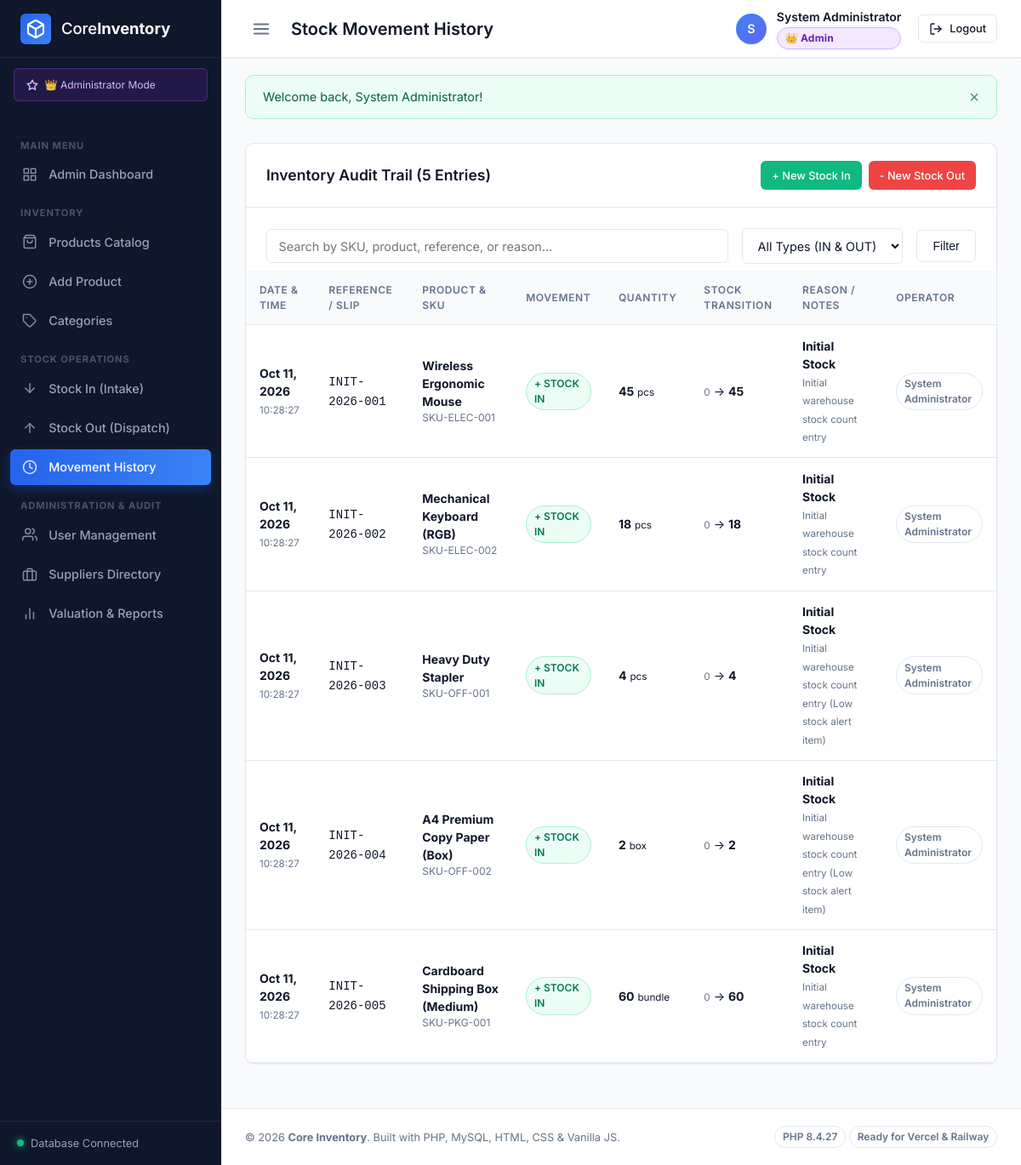
Screenshot of /pages/stock-history.php (signed in) with the database file from the repository.
### tables this page shows
CREATE TABLE `stock_transactions` (
    `id` INT UNSIGNED NOT NULL AUTO_INCREMENT,
    `product_id` INT UNSIGNED NOT NULL,
    `user_id` INT UNSIGNED NULL,
    `type` ENUM('IN', 'OUT') NOT NULL,
    `quantity` INT NOT NULL,
    `balance_before` INT NOT NULL,
    `balance_after` INT NOT NULL,
    `reason` VARCHAR(100) NOT NULL DEFAULT 'Restock',
    `reference_no` VARCHAR(100) NULL,
    `notes` TEXT NULL,
    `created_at` DATETIME NOT NULL DEFAULT CURRENT_TIMESTAMP,
    PRIMARY KEY (`id`),
    KEY `idx_stock_product` (`product_id`),
    KEY `idx_stock_user` (`user_id`),
    KEY `idx_stock_type` (`type`),
    KEY `idx_stock_created` (`created_at`),
    CONSTRAINT `fk_stock_product` FOREIGN KEY (`product_id`)
        REFERENCES `products` (`id`) ON DELETE CASCADE ON UPDATE CASCADE,
    CONSTRAINT `fk_stock_user` FOREIGN KEY (`user_id`)
        REFERENCES `users` (`id`) ON DELETE SET NULL ON UPDATE CASCADE
);

CREATE TABLE `products` (
    `id` INT UNSIGNED NOT NULL AUTO_INCREMENT,
    `sku` VARCHAR(50) NOT NULL,
    `name` VARCHAR(150) NOT NULL,
    `description` TEXT NULL,
    `category_id` INT UNSIGNED NULL,
    `supplier_id` INT UNSIGNED NULL,
    `cost_price` DECIMAL(10, 2) NOT NULL DEFAULT 0.00,
    `unit_price` DECIMAL(10, 2) NOT NULL DEFAULT 0.00,
    `quantity` INT NOT NULL DEFAULT 0,
    `min_threshold` INT NOT NULL DEFAULT 5,
    `unit_of_measure` VARCHAR(30) NOT NULL DEFAULT 'pcs',
    `created_at` DATETIME NOT NULL DEFAULT CURRENT_TIMESTAMP,
    `updated_at` DATETIME NOT NULL DEFAULT CURRENT_TIMESTAMP ON UPDATE CURRENT_TIMESTAMP,
    PRIMARY KEY (`id`),
    UNIQUE KEY `uk_products_sku` (`sku`),
    KEY `idx_products_category` (`category_id`),
    KEY `idx_products_supplier` (`supplier_id`),
    CONSTRAINT `fk_products_category` FOREIGN KEY (`category_id`)
        REFERENCES `categories` (`id`) ON DELETE SET NULL ON UPDATE CASCADE,
    CONSTRAINT `fk_products_supplier` FOREIGN KEY (`supplier_id`)
        REFERENCES `suppliers` (`id`) ON DELETE SET NULL ON UPDATE CASCADE
);

CREATE TABLE `users` (
    `id` INT UNSIGNED NOT NULL AUTO_INCREMENT,
    `full_name` VARCHAR(100) NOT NULL,
    `username` VARCHAR(50) NOT NULL,
    `email` VARCHAR(100) NOT NULL,
    `password_hash` VARCHAR(255) NOT NULL,
    `role` ENUM('admin', 'staff') NOT NULL DEFAULT 'staff',
    `status` ENUM('active', 'inactive') NOT NULL DEFAULT 'active',
    `created_at` DATETIME NOT NULL DEFAULT CURRENT_TIMESTAMP,
    `updated_at` DATETIME NOT NULL DEFAULT CURRENT_TIMESTAMP ON UPDATE CURRENT_TIMESTAMP,
    PRIMARY KEY (`id`),
    UNIQUE KEY `uk_users_username` (`username`),
    UNIQUE KEY `uk_users_email` (`email`)
);

### config/config.php (called while the page is built, shortened)
<?php
function url(string $path = ''): string {
    $trimmedPath = ltrim($path, '/');
    if (empty(BASE_URL)) {
        return '/' . $trimmedPath;
    }
    return rtrim(BASE_URL, '/') . '/' . $trimmedPath;
}

### pages/stock-history.php (the view, shortened to what this page needs)
<?php
require_once __DIR__ . '/../includes/header.php';
$search     = trim($_GET['search'] ?? '');
$query = "SELECT st.*, p.name AS product_name, p.sku, p.unit_of_measure, u.full_name AS user_name
          FROM stock_transactions st
          JOIN products p ON st.product_id = p.id
          LEFT JOIN users u ON st.user_id = u.id
          WHERE 1=1";
$params = [];
$query .= " ORDER BY st.created_at DESC LIMIT 100";
$stmt = $pdo->prepare($query);
$stmt->execute($params);
$transactions = $stmt->fetchAll();
?>
<div class="card">
    <div class="card-header">
        <h2 class="card-title">Inventory Audit Trail (<?= count($transactions) ?> Entries)</h2>
        <div style="display: flex; gap: 0.5rem;">
            <a href="<?= url('pages/stock-in.php') ?>" class="btn btn-sm btn-success">+ New Stock In</a>
            <a href="<?= url('pages/stock-out.php') ?>" class="btn btn-sm btn-danger">- New Stock Out</a>
        </div>
    </div>
    <div class="card-body" style="padding-bottom: 0.5rem;">
        <form method="GET" action="<?= url('pages/stock-history.php') ?>" style="display: flex; gap: 1rem; flex-wrap: wrap; align-items: center;">
            <div style="flex: 1; min-width: 250px;">
                <input type="text" name="search" class="form-control" placeholder="Search by SKU, product, reference, or reason..." value="<?= htmlspecialchars($search) ?>">
            </div>
            <select name="type" class="form-control" style="width: auto; min-width: 150px;" onchange="this.form.submit();">
                <option value="">All Types (IN & OUT)</option>
            </select>
            <button type="submit" class="btn btn-outline">Filter</button>
        </form>
    </div>
    <div class="card-body" style="padding: 0;">
        <div class="table-responsive">
            <table class="table">
                <thead>
                    <tr>
                        <th>Date & Time</th>
                        <th>Reference / Slip</th>
                        <th>Product & SKU</th>
                        <th>Movement</th>
                        <th>Quantity</th>
                        <th>Stock Transition</th>
                        <th>Reason / Notes</th>
                        <th>Operator</th>
                    </tr>
                </thead>
                <tbody>
                    <?php if (empty($transactions)): ?>
                        <tr>
                            <td colspan="8" style="text-align: center; padding: 2.5rem; color: var(--text-muted);">
                                No movement transactions matching your filters.
                            </td>
                        </tr>
                    <?php else: ?>
                        <?php foreach ($transactions as $t): ?>
                            <tr>
                                <td>
                                    <div><strong><?= date('M d, Y', strtotime($t['created_at'])) ?></strong></div>
                                    <small style="color: var(--text-muted);"><?= date('H:i:s', strtotime($t['created_at'])) ?></small>
                                </td>
                                <td>
                                    <code><?= htmlspecialchars($t['reference_no'] ?: 'N/A') ?></code>
                                </td>
                                <td>
                                    <strong><?= htmlspecialchars($t['product_name']) ?></strong>
                                    <div style="font-size: 0.75rem; color: var(--text-muted);"><?= htmlspecialchars($t['sku']) ?></div>
                                </td>
                                <td>
                                    <span class="badge <?= $t['type'] === 'IN' ? 'badge-movement-in' : 'badge-movement-out' ?>">
                                        <?= $t['type'] === 'IN' ? '+ STOCK IN' : '- STOCK OUT' ?>
                                    </span>
                                </td>
                                <td>
                                    <strong><?= number_format($t['quantity']) ?></strong>
                                    <small><?= htmlspecialchars($t['unit_of_measure']) ?></small>
                                </td>
                                <td>
                                    <small style="color: var(--text-muted);"><?= $t['balance_before'] ?></small>
                                    &rarr;
                                    <strong><?= $t['balance_after'] ?></strong>
                                </td>
                                <td>
                                    <div><strong><?= htmlspecialchars($t['reason']) ?></strong></div>
                                    <?php if (!empty($t['notes'])): ?>
                                        <small style="color: var(--text-muted);"><?= htmlspecialchars($t['notes']) ?></small>
                                    <?php endif; ?>
                                </td>
                                <td>
                                    <span class="badge badge-outline"><?= htmlspecialchars($t['user_name'] ?? 'System') ?></span>
                                </td>
                            </tr>
                        <?php endforeach; ?>
                    <?php endif; ?>
                </tbody>
            </table>
        </div>
    </div>
</div>
<?php require_once __DIR__ . '/../includes/footer.php'; ?>

### assets/css/style.css (style rules this page uses)
:root { --primary: #2563eb; --primary-hover: #1d4ed8; --primary-light: #eff6ff; --secondary: #64748b; --secondary-hover: #475569; --secondary-light: #f1f5f9; --success: #10b981; --success-light: #ecfdf5; --warning: #f59e0b; --warning-light: #fffbeb; --danger: #ef4444; --danger-light: #fef2f2; --info: #06b6d4; --info-light: #ecfeff; --bg-main: #f8fafc; --bg-card: #ffffff; --bg-sidebar: #0f172a; --bg-sidebar-hover: #1e293b; --text-main: #0f172a; --text-muted: #64748b; --text-sidebar: #94a3b8; --text-sidebar-active: #ffffff; --border-color: #e2e8f0; --border-sidebar: #1e293b; --radius-sm: 6px; --radius-md: 10px; --radius-lg: 14px; --radius-full: 9999px; --shadow-sm: 0 1px 2px 0 rgba(0, 0, 0, 0.05); --shadow-md: 0 4px 6px -1px rgba(0, 0, 0, 0.07), 0 2px 4px -2px rgba(0, 0, 0, 0.05); --shadow-lg: 0 10px 15px -3px rgba(0, 0, 0, 0.08), 0 4px 6px -4px rgba(0, 0, 0, 0.05); --font-sans: 'Inter', -apple-system, BlinkMacSystemFont, 'Segoe UI', Roboto, sans-serif; --sidebar-width: 260px; --sidebar-collapsed-width: 70px; --navbar-height: 68px; --transition: all 0.25s cubic-bezier(0.4, 0, 0.2, 1); }
*, *::before, *::after { box-sizing: border-box; margin: 0; padding: 0; }
body { font-family: var(--font-sans); background-color: var(--bg-main); color: var(--text-main); line-height: 1.5; -webkit-font-smoothing: antialiased; }
a { color: var(--primary); text-decoration: none; transition: var(--transition); }
.btn { display: inline-flex; align-items: center; justify-content: center; gap: 0.5rem; padding: 0.6rem 1.15rem; font-size: 0.875rem; font-weight: 500; border-radius: var(--radius-sm); border: 1px solid transparent; cursor: pointer; transition: var(--transition); }
.btn-success { background-color: var(--success); color: white; }
.btn-danger { background-color: var(--danger); color: white; }
.btn-outline { background-color: transparent; border-color: var(--border-color); color: var(--text-main); }
.btn-sm { padding: 0.4rem 0.75rem; font-size: 0.8rem; }
.badge { display: inline-flex; align-items: center; padding: 0.2rem 0.55rem; font-size: 0.75rem; font-weight: 600; border-radius: var(--radius-full); }
.badge-outline { background: transparent; border: 1px solid var(--border-color); color: var(--text-muted); }
.card { background: var(--bg-card); border-radius: var(--radius-md); border: 1px solid var(--border-color); box-shadow: var(--shadow-sm); margin-bottom: 1.5rem; overflow: hidden; }
.card-header { padding: 1.25rem 1.5rem; border-bottom: 1px solid var(--border-color); display: flex; align-items: center; justify-content: space-between; }
.card-title { font-size: 1.1rem; font-weight: 600; }
.card-body { padding: 1.5rem; }
.table-responsive { overflow-x: auto; width: 100%; }
.table { width: 100%; border-collapse: collapse; font-size: 0.875rem; text-align: left; }
.table th { background: #f8fafc; color: var(--text-muted); font-weight: 600; text-transform: uppercase; font-size: 0.75rem; letter-spacing: 0.05em; padding: 0.85rem 1rem; border-bottom: 1px solid var(--border-color); }
.table td { padding: 0.85rem 1rem; border-bottom: 1px solid var(--border-color); vertical-align: middle; }
.form-control { width: 100%; padding: 0.65rem 0.85rem; font-size: 0.9rem; border: 1px solid var(--border-color); border-radius: var(--radius-sm); background-color: #ffffff; font-family: inherit; color: var(--text-main); transition: var(--transition); }

### assets/css/dashboard.css (style rules this page uses)
.badge-movement-in { background-color: #ecfdf5; color: #047857; border: 1px solid #a7f3d0; }

### rows the page displays
stock_transactions: created_at "Oct 11, 2026", created_at "10:28:27", reference_no "INIT-2026-001", product.name "Wireless Ergonomic Mouse", product.sku "SKU-ELEC-001", type "+ STOCK IN", quantity "45", product.unit_of_measure "pcs", balance_before "0", balance_after "45", reason "Initial Stock", notes "Initial warehouse stock count entry", user.full_name "System Administrator"
stock_transactions: created_at "Oct 11, 2026", created_at "10:28:27", reference_no "INIT-2026-002", product.name "Mechanical Keyboard (RGB)", product.sku "SKU-ELEC-002", type "+ STOCK IN", quantity "18", product.unit_of_measure "pcs", balance_before "0", balance_after "18", reason "Initial Stock", notes "Initial warehouse stock count entry", user.full_name "System Administrator"
stock_transactions: created_at "Oct 11, 2026", created_at "10:28:27", reference_no "INIT-2026-003", product.name "Heavy Duty Stapler", product.sku "SKU-OFF-001", type "+ STOCK IN", quantity "4", product.unit_of_measure "pcs", balance_before "0", balance_after "4", reason "Initial Stock", notes "Initial warehouse stock count entry (Low stock alert item)", user.full_name "System Administrator"
stock_transactions: created_at "Oct 11, 2026", created_at "10:28:27", reference_no "INIT-2026-004", product.name "A4 Premium Copy Paper (Box)", product.sku "SKU-OFF-002", type "+ STOCK IN", quantity "2", product.unit_of_measure "box", balance_before "0", balance_after "2", reason "Initial Stock", notes "Initial warehouse stock count entry (Low stock alert item)", user.full_name "System Administrator"
stock_transactions: created_at "Oct 11, 2026", created_at "10:28:27", reference_no "INIT-2026-005", product.name "Cardboard Shipping Box (Medium)", product.sku "SKU-PKG-001", type "+ STOCK IN", quantity "60", product.unit_of_measure "bundle", balance_before "0", balance_after "60", reason "Initial Stock", notes "Initial warehouse stock count entry", user.full_name "System Administrator"

### other values shown
$pageTitle "Stock Movement History"
substr($user['full_name'], 0, 1) "S"
$user['full_name'] "System Administrator"
$flash['message'] "Welcome back, System Administrator!"
count($transactions) "5"
APP_NAME "Core Inventory"
PHP_VERSION "8.4.27"
